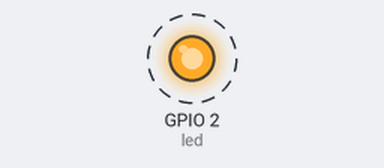
A program run on a simulated ESP32 board running MicroPython. Shown: output pins drawn as LEDs (lit = HIGH). Dashed ring = blinking.

Above: at 0.2 s.
Timing chart, 0 to 3.0 s (numbered marks = the images above):
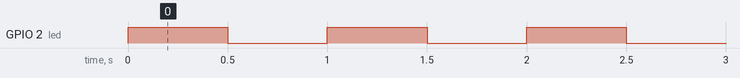

The program:

main.py
```python
"""MicroPython entrypoint. Firmware controls actual LED only when run on board."""
import time
from machine import Pin
from config import LED_PIN, INTERVAL_MS
from logic import blink_interval_ms


def main():
    led = Pin(LED_PIN, Pin.OUT)
    interval = blink_interval_ms(INTERVAL_MS)
    while True:
        led.toggle()
        time.sleep_ms(interval)


if __name__ == "__main__":
    main()
```

config.py
```python
# Configure your target board before hardware execution.
BOARD = "pico"  # pico or esp32
LED_PIN = "LED"  # For ESP32 use a board-supported LED GPIO, e.g. 2.
INTERVAL_MS = 500
```

logic.py
```python
"""Host-testable firmware logic without board-specific modules."""


def blink_interval_ms(value):
    if not isinstance(value, int) or value < 20 or value > 60000:
        raise ValueError("Blink interval must be 20..60000 milliseconds")
    return value
```

Measured:
- by itself, GPIO 2 (led): alternates HIGH for 0.50 s and LOW for 0.50 s
